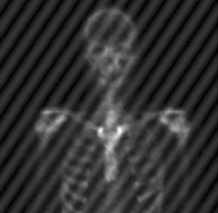
#> input picture images/skel.png, 218 x 213 px
$ jupyter execute 'dimp 12 - ejemplos de transformaciones compuestas.ipynb'
#> lines starting #> are read from the running program, lines starting #| are printed output that depends on the picture
[cell 1]
import matplotlib.pyplot as plt
import numpy as np
from PIL import Image

[cell 2]
def distance(point1,point2):
    return np.sqrt((point1[0]-point2[0])**2 + (point1[1]-point2[1])**2)

def gaussian_low_pass(dist, shape):
    base = np.zeros(shape[:2])
    rows, cols = shape[:2]
    center = (rows/2,cols/2)
    for x in range(cols):
        for y in range(rows):
            base[y,x] = np.exp(((-distance((y, x), center) ** 2) / (2 * (dist ** 2))))
    return base

def circular_low_pass(dist, shape):
    base = np.zeros(shape[:2])
    rows, cols = shape[:2]
    center = (rows/2,cols/2)
    for x in range(cols):
        for y in range(rows):
            base[y,x] = 0 if distance((y, x), center) > dist else 1
    return base

def circular_high_pass(dist, shape):
    return 1 - circular_low_pass(dist, shape)

def circular_band_pass(dist_int, dist_ext, shape):
    base = np.zeros(shape[:2])
    rows, cols = shape[:2]
    center = (rows/2,cols/2)
    for x in range(cols):
        for y in range(rows):
            base[y,x] = 1 if (dist_int < distance((y, x), center) < dist_ext) else 0
    return base

def circular_band_stop(dist_int, dist_ext, shape):
    return 1 - circular_band_pass(dist_int, dist_ext, shape)

[cell 3]
A = plt.imread("images/skel.png")
#> A is the input picture: shape (213, 218) float32; min 0, max 0.98, mean 0.192
plt.imshow(A, cmap="gray")

[cell 4]
plt.hist(A)
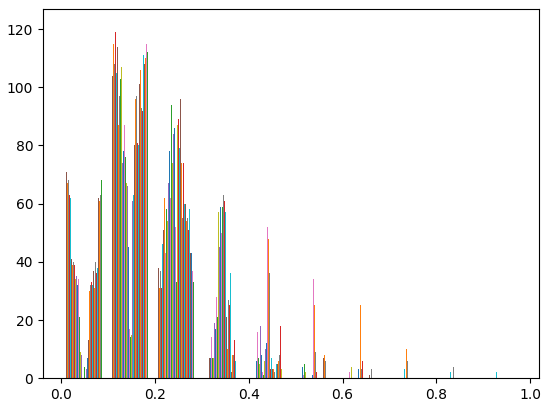
#> figure drawn by matplotlib, 1 panel; tallest bar 114 high, from x = 0.108 to 0.108; tallest bar 113 high, from x = 0.108 to 0.109; tallest bar 116 high, from x = 0.109 to 0.109

[cell 5]
B = A ** 1.1
plt.imshow(B, cmap="gray")

[cell 6]
plt.hist(B)
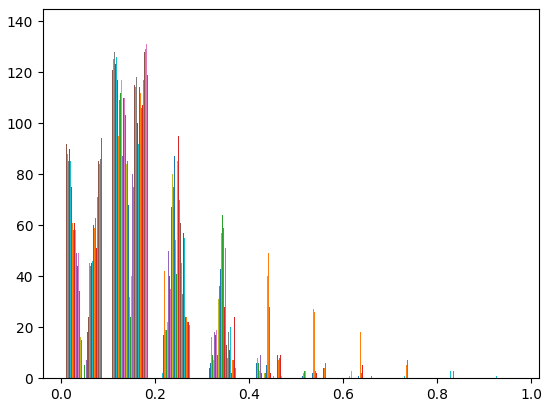
#> figure drawn by matplotlib, 1 panel; tallest bar 131 high, from x = 0.108 to 0.108; tallest bar 130 high, from x = 0.108 to 0.108; tallest bar 124 high, from x = 0.108 to 0.109

[cell 7]
# Original images
# plt.figure(figsize=(6, 6), dpi=150)
# A = np.asarray(Image.open("images/c.jpg").convert("L"))
# plt.imshow(A, cmap="gray")

print(A.shape)
#| (213, 218)

# Espectro
plt.figure(figsize=(6, 6), dpi=150)
FFT_image = np.fft.fft2(A)
plt.imshow(np.log(1 + np.abs(FFT_image)), cmap="gray")

# Espectro corregidos
IFFT_image = np.fft.fftshift(FFT_image)

plt.figure(figsize=(6, 6), dpi=150)
plt.imshow(np.log(1 + np.abs(IFFT_image)), cmap="gray")

D = np.log(1 + np.abs(IFFT_image))
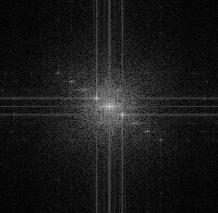
#> D: shape (213, 218) float64; min 0.00363, max 9.1, mean 0.887; drawn with min black and max white
plt.imsave("test.png", D)
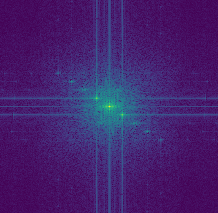
#> saved as test.png: shape (213, 218, 3); mean R, G, B 68.4, 33, 110

FILTRO = np.asarray(Image.open("FILTRO.png").convert("L"))
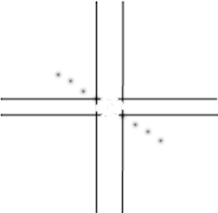
#> input picture FILTRO.png, 218 x 213 px

plt.figure(figsize=(6, 6), dpi=150)
plt.imshow(FILTRO)


# Espectro filtrado
FILTERED = IFFT_image * FILTRO

plt.figure(figsize=(6, 6), dpi=150)
plt.imshow(np.log(1 + np.abs(FILTERED)), cmap="gray")

# Espectro invertido
img_ifftshift = np.fft.ifftshift(FILTERED)

plt.figure(figsize=(6, 6), dpi=150)
plt.imshow(np.log(1 + np.abs(img_ifftshift)), cmap="gray")

# Imagen reconstruida
img_ifft = np.fft.ifft2(img_ifftshift)

plt.figure(figsize=(6, 6), dpi=150)
plt.imshow((np.abs(img_ifft)), cmap="gray")
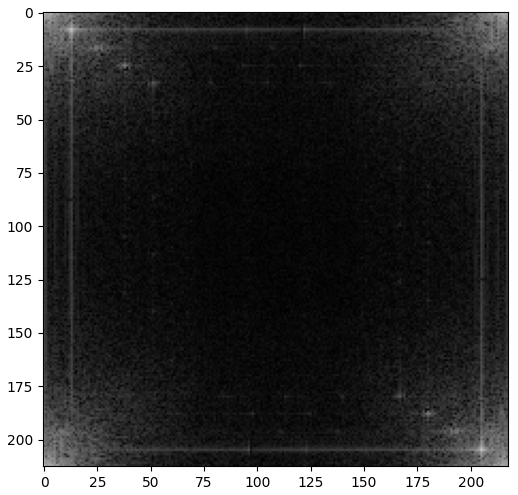
#> figure drawn by matplotlib, 1 panel
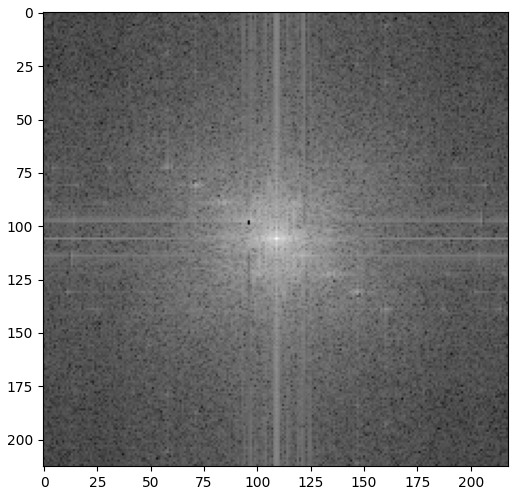
#> figure drawn by matplotlib, 1 panel
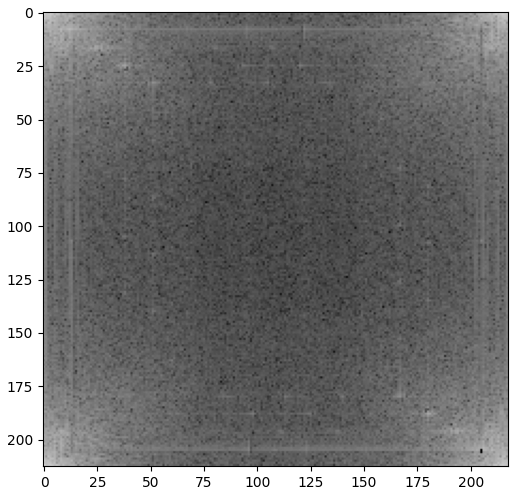
#> figure drawn by matplotlib, 1 panel
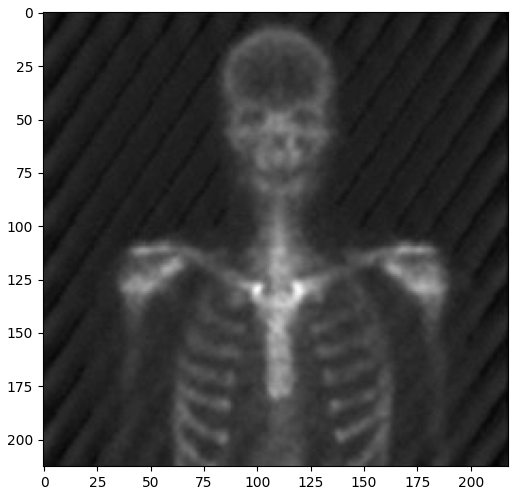
#> figure drawn by matplotlib, 1 panel

[cell 8]
plt.imshow((np.abs(img_ifft)), cmap="gray")
plt.figure()
plt.imshow(B, cmap="gray")
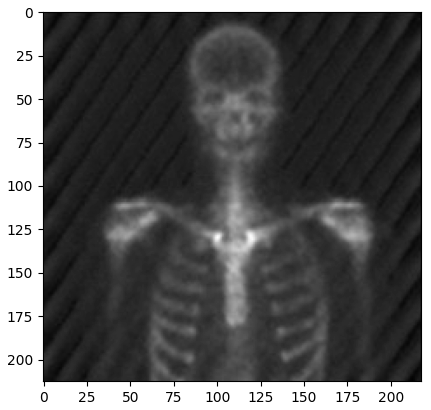
#> figure drawn by matplotlib, 1 panel
